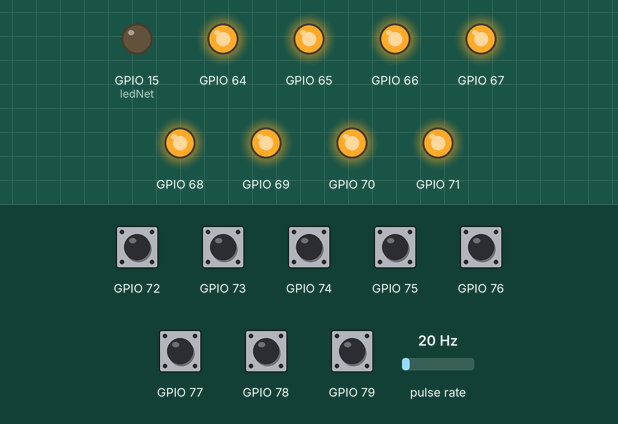
The sketch below on a simulated ESP8266 (NodeMCU). On the bench: output pins drawn as LEDs (lit = HIGH). Wiring (inferred from the names in the program): pulse sensor: data GPIO 13. The inputs (shaded band) are chosen by the test bench; at power-on: GPIO 72–79 HIGH, pulse rate 20 Hz. WiFi joins after 1.5 s; servers stay silent unless stated; uploads are accepted with an empty reply; what the sketch prints to the serial monitor is not drawn.

Above: at 6.5 s.
At 11.95 s:
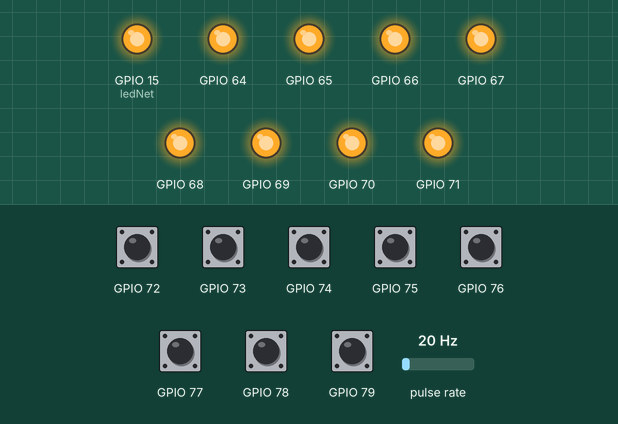
Timing chart, 0 to 14.5 s (numbered marks = the images above):
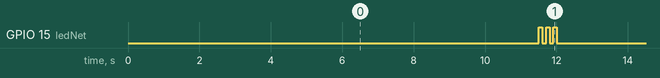

Measured:
- by itself, GPIO 15 (ledNet): repeats every 10.0 s: 2 × (LOW 0.10 s, HIGH 0.10 s), LOW 9.5 s, HIGH 0.10 s
- by itself, everything shown: repeats every 10.0 s, in 6 steps

The sketch:

valveMultiSwitch.ino
```cpp
#include <ESP8266WiFi.h>
#include <ESP8266HTTPClient.h>
#include <ArduinoJson.h>
#include <Wire.h>
#include "Adafruit_MCP23017.h"


const char* ssid = "Mega";
const char* password = "inter1017net";
const char* usr = "dev9";
const char* pwd = "dev9dev9";

unsigned char ledNet = 15;
unsigned char flowmeterINT = 13;

int faultCounter = 0;
unsigned int flow_frequency[] = {0, 0, 0, 0, 0, 0, 0, 0};
unsigned int valweSwitchDelay = 1500;

unsigned long currentTime;
unsigned long prewTime;

Adafruit_MCP23017 mcp;

void setup() {
  Serial.begin(19200);
  Serial.println("setup");
  mcp.begin();      // use default address 0

  // On interrupt, polariy is set HIGH/LOW (last parameter).
  mcp.setupInterrupts(true, false, LOW);

  mcp.pinMode(0, OUTPUT);
  mcp.pinMode(1, OUTPUT);
  mcp.pinMode(2, OUTPUT);
  mcp.pinMode(3, OUTPUT);
  mcp.pinMode(4, OUTPUT);
  mcp.pinMode(5, OUTPUT);
  mcp.pinMode(6, OUTPUT);
  mcp.pinMode(7, OUTPUT);

  mcp.pinMode(8, INPUT);
  mcp.pinMode(9, INPUT);
  mcp.pinMode(10, INPUT);
  mcp.pinMode(11, INPUT);
  mcp.pinMode(12, INPUT);
  mcp.pinMode(13, INPUT);
  mcp.pinMode(14, INPUT);
  mcp.pinMode(15, INPUT);
  mcp.pullUp(8, HIGH);
  mcp.pullUp(9, HIGH);
  mcp.pullUp(10, HIGH);
  mcp.pullUp(11, HIGH);
  mcp.pullUp(12, HIGH);
  mcp.pullUp(13, HIGH);
  mcp.pullUp(14, HIGH);
  mcp.pullUp(15, HIGH);

  mcp.setupInterruptPin(8,CHANGE);
  mcp.setupInterruptPin(9,CHANGE);
  mcp.setupInterruptPin(10,CHANGE);
  mcp.setupInterruptPin(11,CHANGE);
  mcp.setupInterruptPin(12,CHANGE);
  mcp.setupInterruptPin(13,CHANGE);
  mcp.setupInterruptPin(14,CHANGE);
  mcp.setupInterruptPin(15,CHANGE);

  attachInterrupt(flowmeterINT, flow, CHANGE); // Setup Interrupt
  mcp.readGPIOAB();

  WiFi.begin(ssid, password);
  WiFi.mode(WIFI_STA);

  Serial.print("IP address: ");
  Serial.println(WiFi.localIP());


  pinMode(ledNet, OUTPUT);
  pinMode(flowmeterINT, INPUT);

  setRelays(0);

  currentTime = millis();
  prewTime = currentTime;
}


void flow () {
  int pin = mcp.getLastInterruptPin();
  int val = mcp.getLastInterruptPinValue();
  Serial.println("int on " + String(pin) + "=" + String(val));
  if(pin != 255 && val == 1) {
    flow_frequency[pin-8]++;
  }
}


void handleFault() {
Serial.println("handleFault" + String(faultCounter));
  if(faultCounter >= 10) {
    faultCounter = 0;
    setRelays(0);
  } else {
    faultCounter++;
  }
  digitalWrite(ledNet, 0);
}

void handleSuccess() {
Serial.println("handleSuccess" + String(faultCounter));
  faultCounter = 0;
  digitalWrite(ledNet, 1);
}

void setRelays(unsigned char state) {
  state = !state;
  for(int i = 0; i < 8; i++) {
    if(mcp.digitalRead(i) != state) {
Serial.println("go");
      mcp.digitalWrite(i, state);
    }
  }
  delay(valweSwitchDelay);
}

void setRelay(unsigned char relay, unsigned char state) {
Serial.println("setRelay(" + String(relay) + ")=" + String(state));
  state = !state;
  if(mcp.digitalRead(relay) != state) {
Serial.println("go");
    mcp.digitalWrite(relay, state);
    delay(valweSwitchDelay);
  }
}

void loop() {


  currentTime = millis();
  if(currentTime < (prewTime + 10000)) {
    return;
  }
  prewTime = currentTime;

  // wait for WiFi connection
  if((WiFi.status() == WL_CONNECTED)) {

Serial.println("blink");
    digitalWrite(ledNet, !digitalRead(ledNet));
    delay(100);
    digitalWrite(ledNet, !digitalRead(ledNet));
    delay(100);
    digitalWrite(ledNet, !digitalRead(ledNet));
    delay(100);
    digitalWrite(ledNet, !digitalRead(ledNet));
    delay(100);
    digitalWrite(ledNet, !digitalRead(ledNet));
    delay(100);
    digitalWrite(ledNet, !digitalRead(ledNet));

    HTTPClient http;
    Serial.println("[HTTP] start...");
    String url = "http://iot.lyolek.dp.ua/services/device.php?";
    for(int i = 0; i < 8; i++) {
      url += "GPIO10" + String(i) + "=" + String(flow_frequency[i] * 6 / 7.5) + "&";
      flow_frequency[i] = 0;
    }
    for(int i = 0; i < 8; i++) {
      url += "GPIO20" + String(i) + "=" + String(!mcp.digitalRead(i)) + "&";
    }
    Serial.println(url);
    http.begin(url);
    http.setAuthorization(usr, pwd);

    int httpCode = http.GET();
    Serial.printf("[HTTP] GET... code: %d\n", httpCode);
    if(httpCode == 200) {
      String resp = http.getString();
      char JSONMessage[resp.length() + 1];
      resp.toCharArray(JSONMessage, resp.length() + 1);
      Serial.println(JSONMessage);
      StaticJsonBuffer<300> JSONBuffer;   //Memory pool
      JsonObject& parsed = JSONBuffer.parseObject(JSONMessage); //Parse message
      if (!parsed.success()) {   //Check for errors in parsing

        Serial.println("Parsing failed");
        handleFault();
        return;
      }

      for(int i = 0; i < 8; i++) {
        char val = parsed["GPIO0" + String(i)];
        setRelay(i, val);
      }
//      int GPIO12 = parsed["GIO12"];
//      Serial.printf("GPIO16=%d\n", GPIO12);
//      setRelay();
      handleSuccess();
    } else {
        Serial.printf("[HTTP] GET... failed, error: %s\n", http.errorToString(httpCode).c_str());
        handleFault();
    }
    http.end();
  } else {
    handleFault();
  }
}
```
